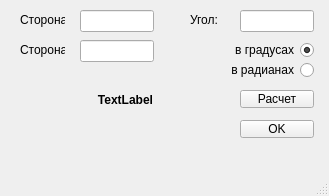
<?xml version="1.0" encoding="UTF-8"?>
<ui version="4.0">
 <class>MainWindow</class>
 <widget class="QMainWindow" name="MainWindow">
  <property name="geometry">
   <rect>
    <x>0</x>
    <y>0</y>
    <width>329</width>
    <height>196</height>
   </rect>
  </property>
  <property name="windowTitle">
   <string>MainWindow</string>
  </property>
  <widget class="QWidget" name="centralwidget">
   <widget class="QLabel" name="label_1">
    <property name="geometry">
     <rect>
      <x>20</x>
      <y>10</y>
      <width>45</width>
      <height>20</height>
     </rect>
    </property>
    <property name="text">
     <string>Сторона 1:</string>
    </property>
   </widget>
   <widget class="QLabel" name="label_2">
    <property name="geometry">
     <rect>
      <x>20</x>
      <y>40</y>
      <width>45</width>
      <height>20</height>
     </rect>
    </property>
    <property name="text">
     <string>Сторона 2:</string>
    </property>
   </widget>
   <widget class="QLineEdit" name="le_size_1">
    <property name="geometry">
     <rect>
      <x>80</x>
      <y>10</y>
      <width>74</width>
      <height>22</height>
     </rect>
    </property>
    <property name="text">
     <string/>
    </property>
    <property name="alignment">
     <set>Qt::AlignCenter</set>
    </property>
   </widget>
   <widget class="QLineEdit" name="le_size_2">
    <property name="geometry">
     <rect>
      <x>80</x>
      <y>40</y>
      <width>74</width>
      <height>22</height>
     </rect>
    </property>
    <property name="text">
     <string/>
    </property>
    <property name="maxLength">
     <number>32766</number>
    </property>
    <property name="alignment">
     <set>Qt::AlignCenter</set>
    </property>
   </widget>
   <widget class="QLabel" name="label_3">
    <property name="geometry">
     <rect>
      <x>190</x>
      <y>10</y>
      <width>40</width>
      <height>20</height>
     </rect>
    </property>
    <property name="text">
     <string>Угол:</string>
    </property>
   </widget>
   <widget class="QLineEdit" name="le_angle">
    <property name="geometry">
     <rect>
      <x>240</x>
      <y>10</y>
      <width>74</width>
      <height>22</height>
     </rect>
    </property>
    <property name="alignment">
     <set>Qt::AlignCenter</set>
    </property>
   </widget>
   <widget class="QRadioButton" name="rb_in_degrees">
    <property name="enabled">
     <bool>true</bool>
    </property>
    <property name="geometry">
     <rect>
      <x>193</x>
      <y>40</y>
      <width>121</width>
      <height>20</height>
     </rect>
    </property>
    <property name="layoutDirection">
     <enum>Qt::RightToLeft</enum>
    </property>
    <property name="text">
     <string>в градусах</string>
    </property>
    <property name="checked">
     <bool>true</bool>
    </property>
   </widget>
   <widget class="QRadioButton" name="rb_in_radians">
    <property name="enabled">
     <bool>true</bool>
    </property>
    <property name="geometry">
     <rect>
      <x>193</x>
      <y>60</y>
      <width>121</width>
      <height>20</height>
     </rect>
    </property>
    <property name="layoutDirection">
     <enum>Qt::RightToLeft</enum>
    </property>
    <property name="text">
     <string>в радианах</string>
    </property>
    <property name="checked">
     <bool>false</bool>
    </property>
   </widget>
   <widget class="QLabel" name="lb_answer">
    <property name="geometry">
     <rect>
      <x>20</x>
      <y>90</y>
      <width>211</width>
      <height>20</height>
     </rect>
    </property>
    <property name="font">
     <font>
      <bold>true</bold>
     </font>
    </property>
    <property name="text">
     <string>TextLabel</string>
    </property>
    <property name="alignment">
     <set>Qt::AlignCenter</set>
    </property>
   </widget>
   <widget class="QPushButton" name="btn_OK">
    <property name="geometry">
     <rect>
      <x>240</x>
      <y>120</y>
      <width>74</width>
      <height>18</height>
     </rect>
    </property>
    <property name="text">
     <string>OK</string>
    </property>
   </widget>
   <widget class="QPushButton" name="pushButton">
    <property name="geometry">
     <rect>
      <x>240</x>
      <y>90</y>
      <width>74</width>
      <height>18</height>
     </rect>
    </property>
    <property name="text">
     <string>Расчет</string>
    </property>
   </widget>
  </widget>
  <widget class="QMenuBar" name="menubar">
   <property name="geometry">
    <rect>
     <x>0</x>
     <y>0</y>
     <width>329</width>
     <height>17</height>
    </rect>
   </property>
  </widget>
  <widget class="QStatusBar" name="statusbar"/>
 </widget>
 <resources/>
 <connections/>
</ui>
